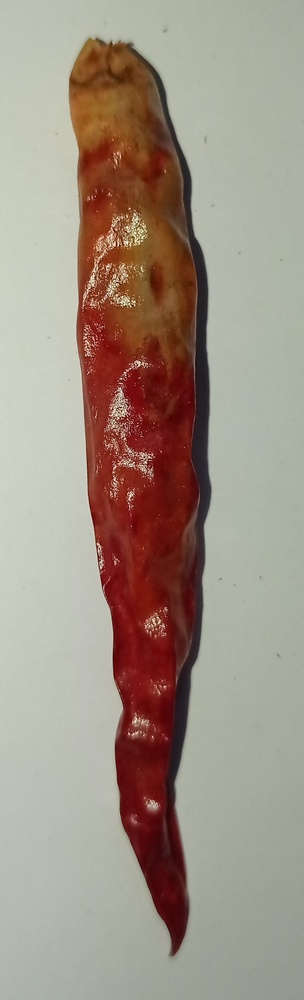
#> input picture mirchi/mirchi/CHILLI/dhamini/1 (54).jpg, 304 x 1000 px, shrunk from 849 x 2791 before the run, found by its file name; its folder holds only this picture in this run
$ python 'PIXEL INTENSITY.py'
#> lines starting #> are read from the running program, lines starting #| are printed output that depends on the picture
import matplotlib.pyplot as plt
import cv2
import os

# Set the path to your image dataset directory
dataset_dir = "C:/Users/Akhil/Desktop/AIML/CHILLI/dhamini"

# Get a list of all image files in the dataset directory
image_files = [os.path.join(dataset_dir, f) for f in os.listdir(dataset_dir) if f.endswith(".jpg") or f.endswith(".png")]

# Loop through the image files and plot histograms of pixel intensities using matplotlib
for image_file in image_files:
    # Load the image using OpenCV
    image = cv2.imread(image_file, cv2.IMREAD_GRAYSCALE)  # Load the image as grayscale
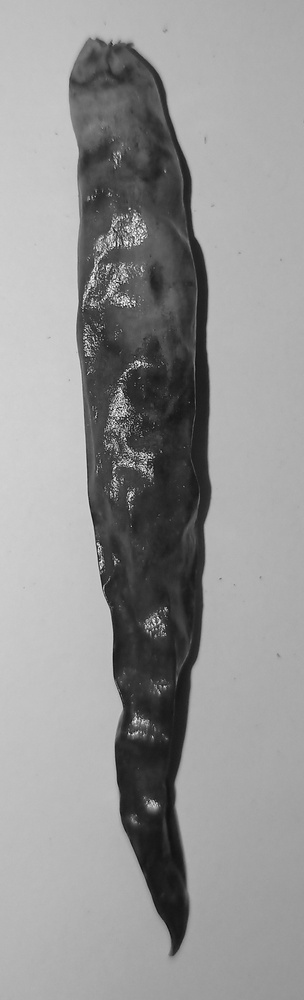
#> image: shape (1000, 304); min 13, max 255, mean 148.6

    # Flatten the image to a 1D array for histogram calculation
    pixel_values = image.flatten()

    # Plot a histogram of pixel intensities
    plt.hist(pixel_values, bins=256, range=(0, 255))
    plt.title("Pixel Intensity Histogram")
    plt.xlabel("Pixel Intensity")
    plt.ylabel("Frequency")
    plt.show()
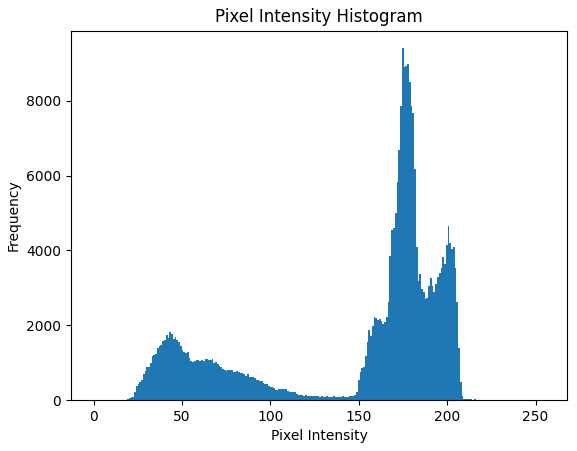
#> figure drawn by matplotlib, 1 panel; tallest bar 9401 high, from x = 174.3 to 175.3

$ run again, on mirchi/mirchi/CHILLI/dhamini/1 (58).jpg
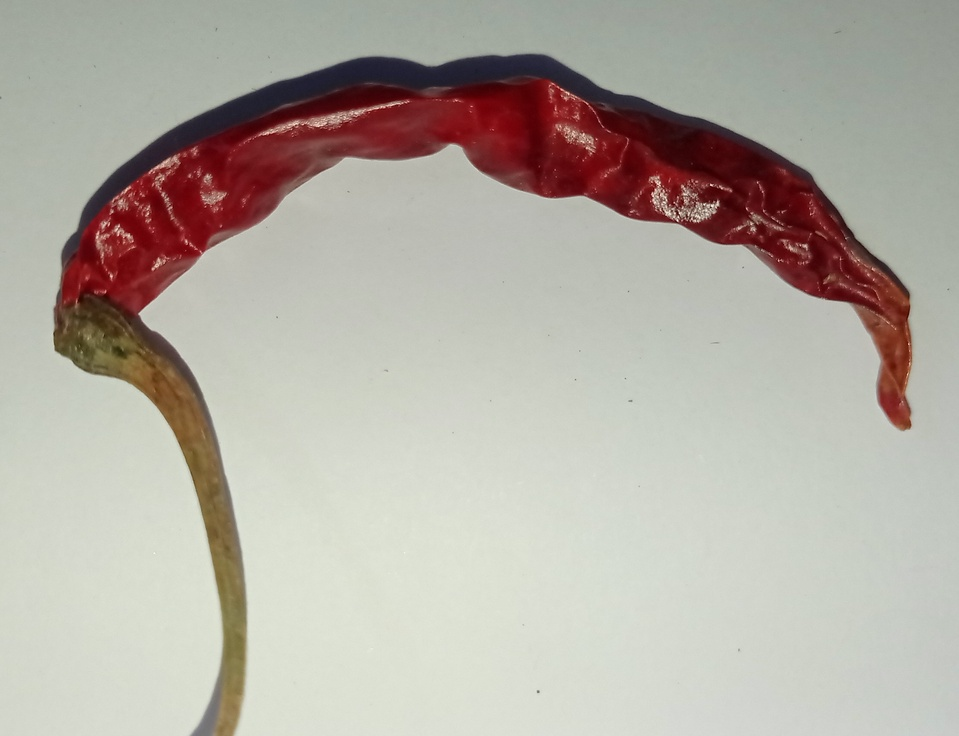
#> input picture mirchi/mirchi/CHILLI/dhamini/1 (58).jpg, 959 x 736 px, shrunk from 2219 x 1704 before the run, found by its file name
#> `image = cv2.imread(image_file, cv2.IMREAD_GRAYSCALE)`:
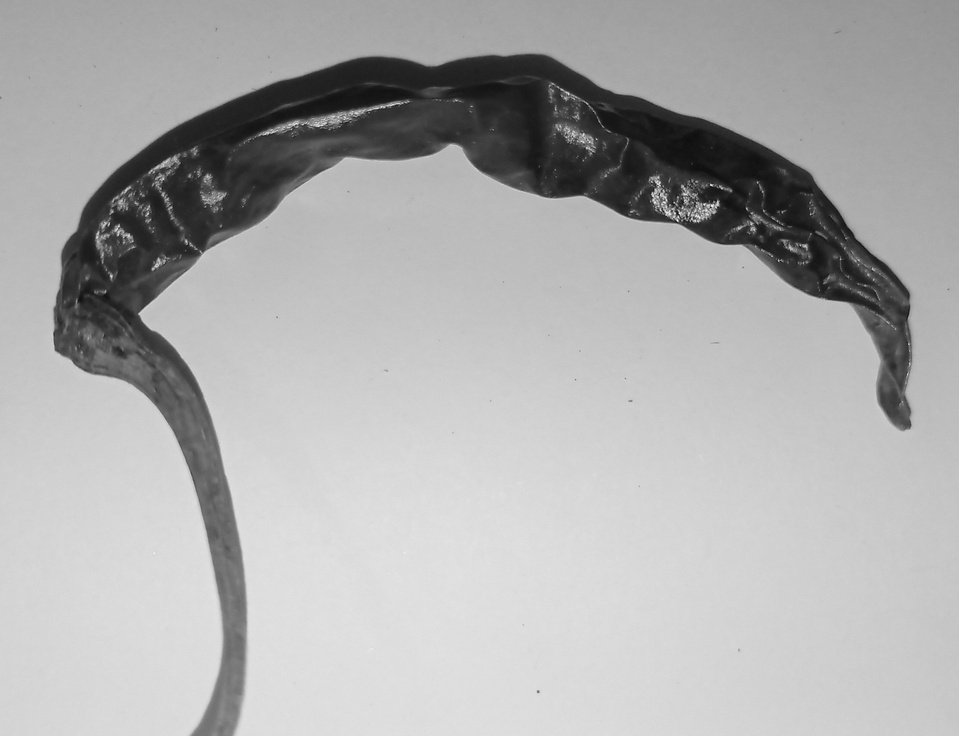
#> image: shape (736, 959); min 13, max 255, mean 174.1
#> `plt.show()`:
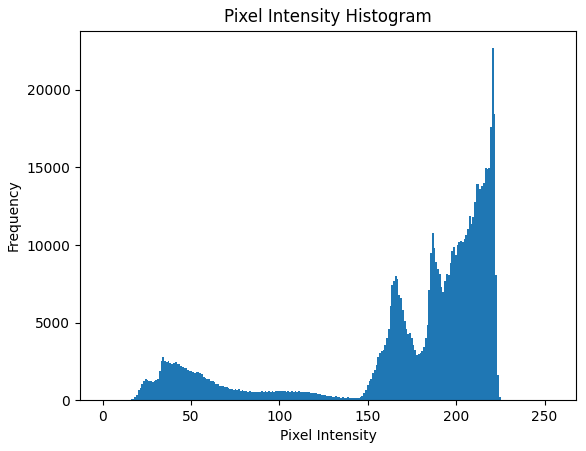
#> figure drawn by matplotlib, 1 panel; tallest bar 22688 high, from x = 220.1 to 221.1

$ run again, on mirchi/mirchi/CHILLI/dhamini/1 (55).jpg
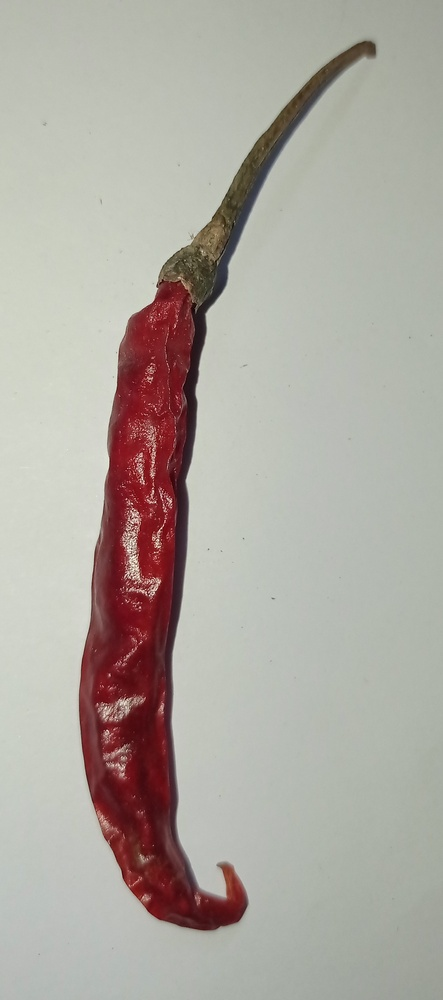
#> input picture mirchi/mirchi/CHILLI/dhamini/1 (55).jpg, 443 x 1000 px, shrunk from 1371 x 3093 before the run, found by its file name
#> `image = cv2.imread(image_file, cv2.IMREAD_GRAYSCALE)`:
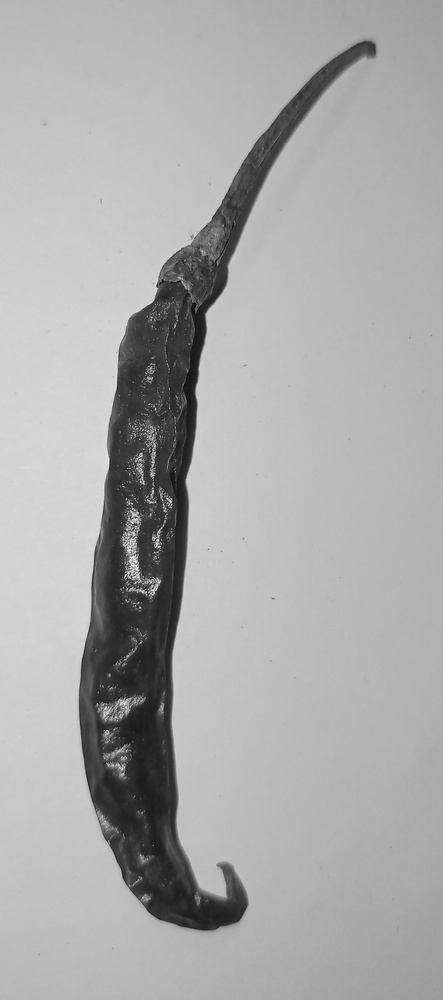
#> image: shape (1000, 443); min 4, max 255, mean 169.9
#> `plt.show()`:
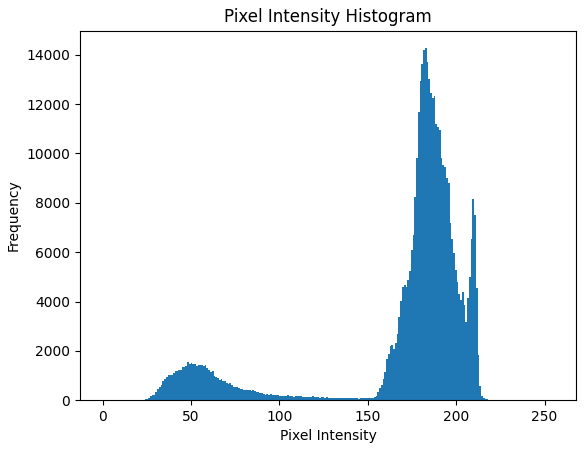
#> figure drawn by matplotlib, 1 panel; tallest bar 14267 high, from x = 182.3 to 183.3

$ run again, on mirchi/mirchi/CHILLI/dhamini/1 (56).jpg
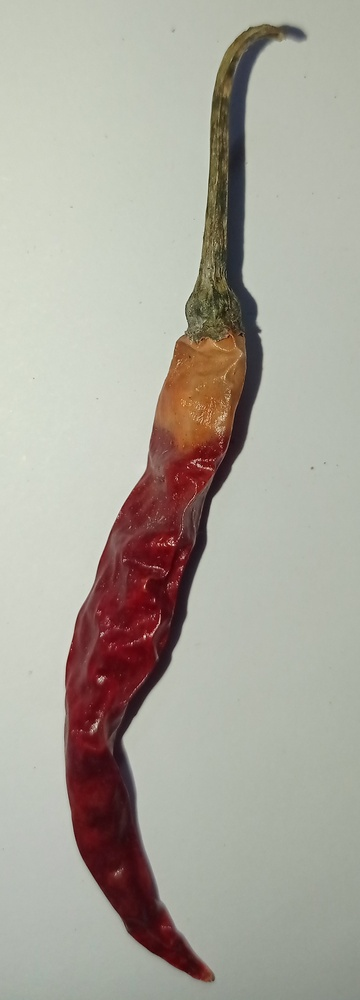
#> input picture mirchi/mirchi/CHILLI/dhamini/1 (56).jpg, 360 x 1000 px, shrunk from 1188 x 3303 before the run, found by its file name
#> `image = cv2.imread(image_file, cv2.IMREAD_GRAYSCALE)`:
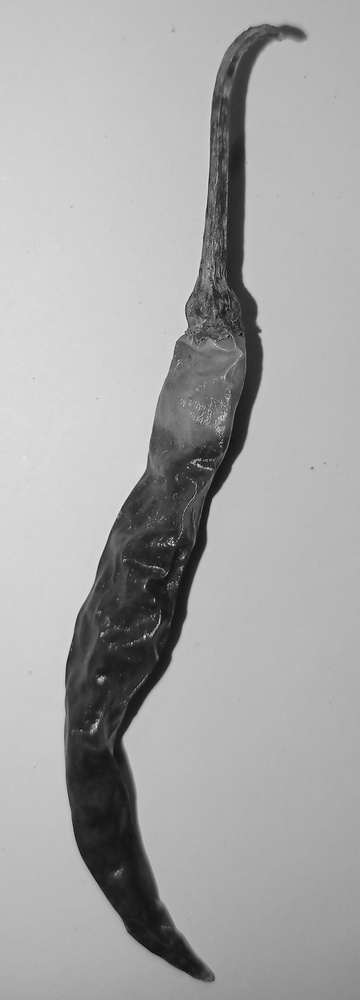
#> image: shape (1000, 360); min 10, max 234, mean 166.7
#> `plt.show()`:
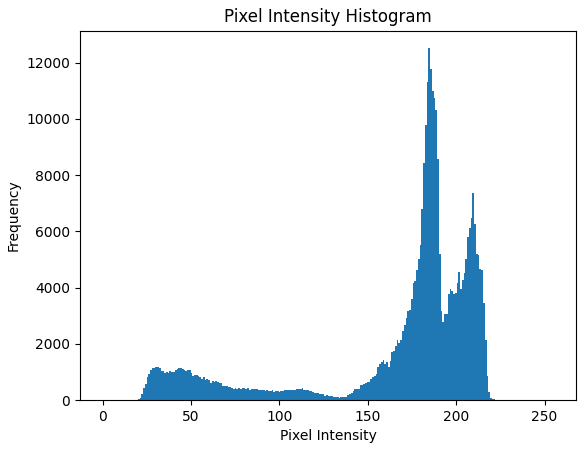
#> figure drawn by matplotlib, 1 panel; tallest bar 12510 high, from x = 184.3 to 185.3

$ run again, on mirchi/mirchi/CHILLI/dhamini/1 (57).jpg
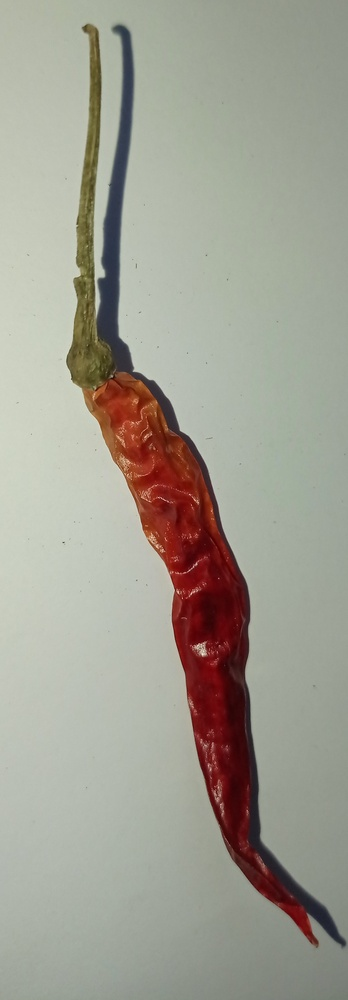
#> input picture mirchi/mirchi/CHILLI/dhamini/1 (57).jpg, 348 x 1000 px, shrunk from 1251 x 3590 before the run, found by its file name
#> `image = cv2.imread(image_file, cv2.IMREAD_GRAYSCALE)`:
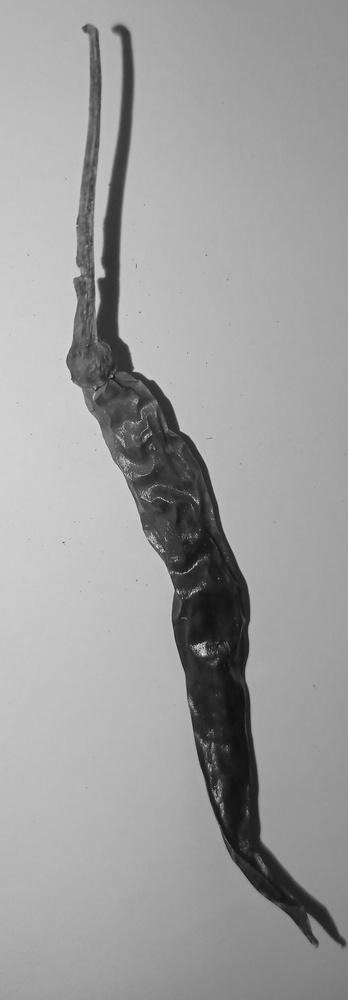
#> image: shape (1000, 348); min 13, max 241, mean 158.1
#> `plt.show()`:
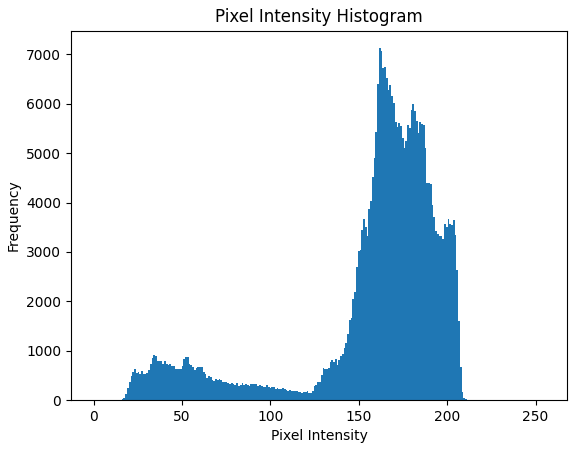
#> figure drawn by matplotlib, 1 panel; tallest bar 7125 high, from x = 161.4 to 162.4
